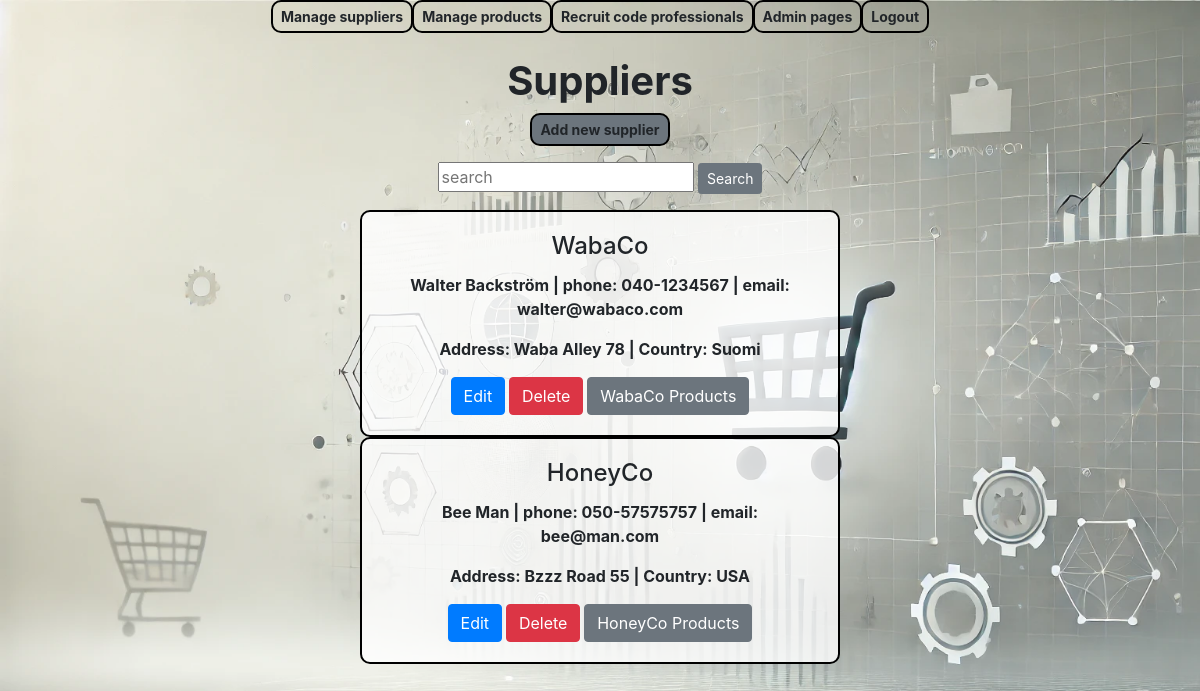
Screenshot of /suppliers/ with the database file from the repository.
### app/models.py (models this page shows, shortened)
class Supplier(models.Model):
    companyname = models.CharField(max_length = 50, default="firma")
    contactname = models.CharField(max_length = 50, default="firma")
    address = models.CharField(max_length = 100, default="firma")
    phone = models.CharField(max_length = 20, default="firma")
    email = models.CharField(max_length = 50, default="firma")
    country = models.CharField(max_length = 50, default="firma")

### app/views.py (the view)
# urls.py: path('suppliers/', supplierlistview),
def supplierlistview(request):
    supplierlist = Supplier.objects.all()
    context = {'suppliers': supplierlist}
    return render(request, 'supplierlist.html', context)

### app/templates/supplierlist.html (shortened to what this page needs)
{% extends 'index.html' %}
{% block content %}
<br />
<br />
<h1><b>Suppliers</b></h1>
<a onclick="showaddform()" class="btn btn-secondary btn-sm" style="border: 2px solid black; border-radius: 10px; font-weight: bold;"">Add new supplier</a>
<form method="post" action="/search-suppliers/">
    <input class="card-text" class="card-text" type="text" placeholder="search" name="search">
    <input type="submit" value="Search" class="btn btn-secondary btn-sm"  name="">
</form>
{% for s in suppliers %}
<div class="card" style="width: 30rem; background-color: rgba(255, 255, 255, 0.8); border: 2px solid black; border-radius: 10px; font-weight: bold;">
    <div class="card-body">
        <h4 class="card-title">{{s.companyname}}</h4>
        <p class="card-text">{{s.contactname}} | phone: {{s.phone}} | email: {{s.email}} </p>
        <p class="card-text">Address: {{s.address}} | Country: {{s.country}}</p>
        <a href="/edit-supplier-get/{{s.id}}/" class="btn btn-primary">Edit</a>
        <a href="/confirm-delete-supplier/{{s.id}}/" class="btn btn-danger">Delete</a>
        <a href="/products-by-supplier/{{s.id}}/" class="btn btn-secondary">{{s.companyname}} Products</a>
    </div>
</div>
{% empty %}
<div class="card" style="width: 30rem; background-color: rgba(255, 255, 255, 0.8);">
    <div class="card-body">
        <p class="card-text">No suppliers found in the database </p>
    </div>
</div>
{%endfor%}
{% endblock %}

### app/static/css/styles.css (style rules this page uses)
body { background-image: url("/static/images/background.png"); background-size: cover; background-repeat: no-repeat; background-attachment: fixed; }

### rows the page displays
Supplier: companyname "WabaCo", contactname "Walter Backström", phone "040-1234567", email "walter@wabaco.com", address "Waba Alley 78", country "Suomi"
Supplier: companyname "HoneyCo", contactname "Bee Man", phone "050-57575757", email "bee@man.com", address "Bzzz Road 55", country "USA"
